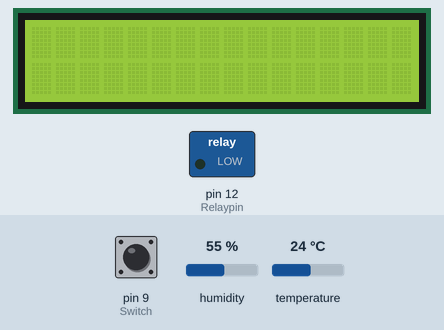
Bench run of a sketch on a simulated Arduino Uno, built with avr-gcc and run on an emulated ATmega328P. Shown: 16×2 character LCD, switched loads named in the sketch (green lamp = pin HIGH). The test bench sets the inputs (shaded band); at power-on: pin 9 (Switch) HIGH, humidity 55 %, temperature 24 °C. What the sketch prints to the serial monitor is not drawn.

Above: at 1.2 s.
1.3 s: pin 9 (Switch) pulled LOW for 3 s
At 6.1 s:
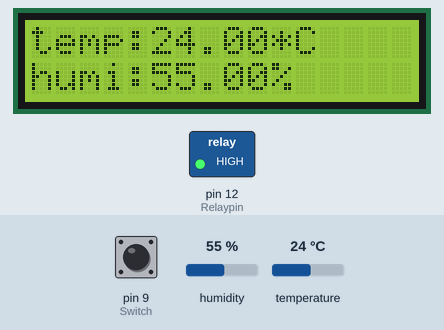
6.6 s: humidity set to 22 %
At 8.5 s:
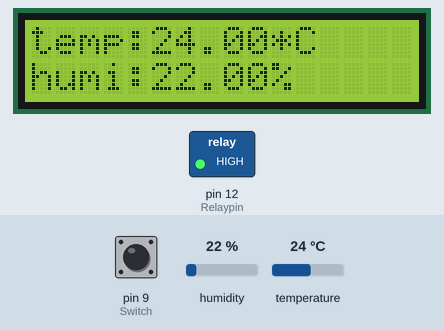
10.3 s: temperature set to 12 °C
At 13.4 s:
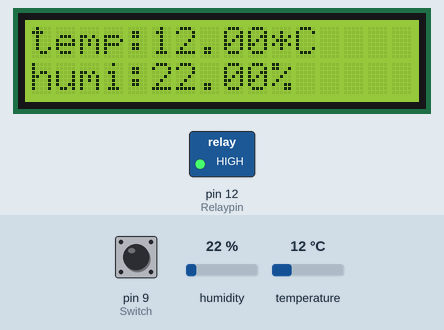
14.2 s: humidity set to 40 %
At 15.8 s:
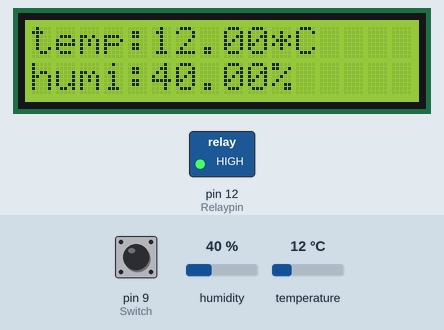
17.9 s: temperature set to 19 °C
At 21.9 s:
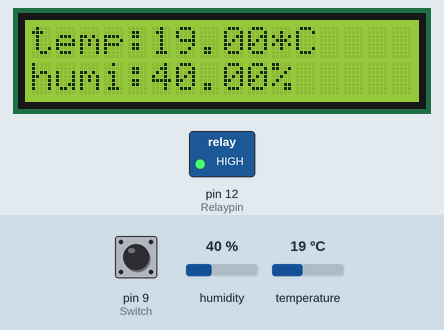
Timing chart, 0 to 22.9 s (numbered marks = the images above; inputs shaded):
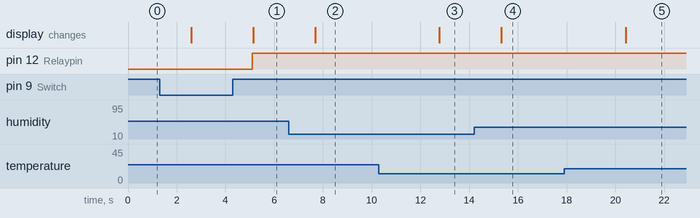

Measured:
- after the input at 1.3 s, pin 12 (Relaypin): LOW → HIGH after 3.8 s; the display: first differs from a run without the input after 3.8 s (image 1)
- after the input at 6.6 s, the display: changes after 1.1 s (image 2)
- after the input at 10.3 s, the display: changes after 2.5 s (image 3)
- after the input at 14.2 s, the display: changes after 1.1 s (image 4)
- after the input at 17.9 s, the display: changes after 2.5 s (image 5)

The sketch:

LCD_Relay_2Sensor.ino
```cpp
//DHT센서에서 받은 값, uv센서로부터 받은 값을 LCD로 표시(릴레이로 전환)//

//아두이노 GND-브레드보드
//아두이노 5v-브레드보드
//아두이노 3.3v-uv센서
//아두이노 a0-릴레이 공통 신호
//아두이노 a4-lcd sda
//아두이노 a5-lcd scl
//아두이노 9번-브레드보드 스위치
//아두이노 12번- 릴레이 s
//브레드보드 GND-릴레이, lcd, DHT, UV,저항(스위치)
//브레드보드 5v-릴레이, lcd, DHT, UV


int Relaypin=12; //릴레이 신호핀
int Switch=9;    //스위치 핀
int val;         //변수1
int state=0;     //상태
int err;         //변수

#include <SimpleDHT.h>              //라이브러리
#include <DHT11.h>
#include <LiquidCrystal_I2C.h>
#include <Wire.h>
LiquidCrystal_I2C lcd(0x27, 16, 2);

int pin=A0;                         //릴레이와 연결된 a0
DHT11 dht11(pin);                   //dht센서와 릴레이연결 후 a0연결

void setup() {
  // put your setup code here, to run once:
  Serial.begin(115200);
  lcd.init();
  lcd.backlight();
  pinMode(Relaypin,OUTPUT);
  pinMode(Switch,INPUT_PULLUP);
}

void loop() {
  // put your main code here, to run repeatedly:
  int err;            //변수
  float temp, humi;   //변수
 lcd.clear();         //lcd 지우기

 while(state==1){                     //state가 1일때
      digitalWrite(Relaypin,HIGH);    //릴레이핀 킴
      DHT11 dht11(pin);
      err=dht11.read(humi,temp)==0;   //센서로부터 값 읽기
      Serial.println();               //시리얼 통신
      Serial.print("temp:"+(String)temp+"*C");
      Serial.println();
      Serial.print("humi:"+(String)humi+"%");
      lcd.setCursor(0,0);             //lcd표시
      lcd.print("temp:"+(String)temp+"*C");
      lcd.setCursor(0,1);
      lcd.print("humi:"+(String)humi+"%");
      val=digitalRead(Switch);        //스위치 값읽기
      delay(2500);                    // 2500초 대기 (버튼 중복 입력 방지)
      if (val==LOW){                  //버튼이 눌려졌을 때
        state=0;
        break;
        }
      }
 state=0;

 delay(2500);
 lcd.clear();

  while(state!=1){                //state가 1이 아닐때(초기값)
    digitalWrite(Relaypin,LOW);   //릴레이 핀 끄기
    int sensorValue;              //센서 변수 설정
    sensorValue = analogRead(0);  //센서 값 읽기
    lcd.setCursor(0,0);           //lcd 표시
    lcd.print("UV Value:");
    lcd.setCursor(9,0);
    lcd.print(sensorValue);
    lcd.setCursor(12,0);
    lcd.print(" ");
    lcd.setCursor(0,1);
    lcd.print(state);
    Serial.println(sensorValue);
    val=digitalRead(Switch);      //스위치 값읽기
    if (val==LOW){
    break;}
    delay(2500);                  //중복입력 방지
 }
 state=1;
 delay(2500);
}
```
